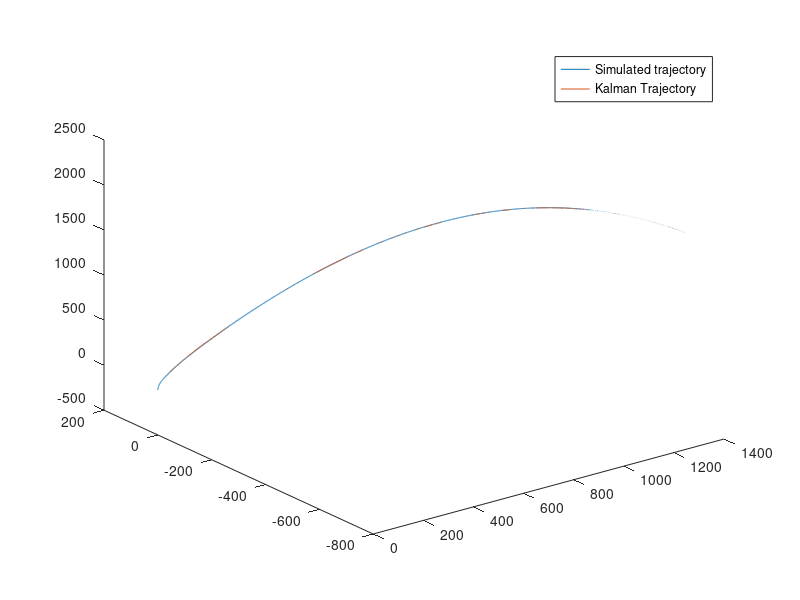

MATLAB code to generate this figure: (Note: this script raises an error after producing the figure.)
%% Post process MATLAB script for navigation code
clc,close all,clear all
%% Settings
calculate_cov_eul = 1; % set equals to zero to not calculate confidance interval of euler angles (takes a while)

%% 
%%read data
state_data = csvread('state_data.csv');
kalman_state_data = csvread('kalman_state_data.csv');

kalman_covariance_diagonal_data = csvread('kalman_covariance_diagonal.csv');
kalman_quat_covariance_data = csvread('kalman_quat_covariance_diagonal.csv');


%% plot trajectory
title("Simulation trajectory visualisation")

plot3(state_data(:,2),state_data(:,3),state_data(:,4))
hold on
plot3(kalman_state_data(:,2),kalman_state_data(:,3),kalman_state_data(:,4))
legend("Simulated trajectory","Kalman Trajectory")

%% error plots
% time vector
tt_kal = kalman_state_data(:,1);

% interpolate messages in a common time vector
interp_state_x = interp1(state_data(:,1),state_data(:,2),tt_kal);
interp_state_y = interp1(state_data(:,1),state_data(:,3),tt_kal);
interp_state_z = interp1(state_data(:,1),state_data(:,4),tt_kal);

interp_state_vel_x = interp1(state_data(:,1),state_data(:,5),tt_kal);
interp_state_vel_y = interp1(state_data(:,1),state_data(:,6),tt_kal);
interp_state_vel_z = interp1(state_data(:,1),state_data(:,7),tt_kal);

interp_state_mass = interp1(state_data(:,1),state_data(:,15),tt_kal);

% calculate errors
err_x = kalman_state_data(:,2)-interp_state_x;
err_y = kalman_state_data(:,3)-interp_state_y;
err_z = kalman_state_data(:,4)-interp_state_z;

err_vel_x = kalman_state_data(:,5)-interp_state_vel_x;
err_vel_y = kalman_state_data(:,6)-interp_state_vel_y;
err_vel_z = kalman_state_data(:,7)-interp_state_vel_z;

err_mass = kalman_state_data(:,15)-interp_state_mass;


%%  error Plot config
figure
tiledlayout(4,3)


Z_confidance = 2.576; % 99% interval

%% err_x
nexttile
hold on
plot(tt_kal,err_x);
plot(tt_kal,Z_confidance*sqrt(kalman_covariance_diagonal_data(:,2)));
plot(tt_kal,-Z_confidance*sqrt(kalman_covariance_diagonal_data(:,2)));
xlabel("time [s]")
ylabel("error [m]")
title("Kalman error in position x")

%% err_y
nexttile
hold on
plot(tt_kal,err_y);
title("Kalman error in position y")
plot(tt_kal,Z_confidance*sqrt(kalman_covariance_diagonal_data(:,3)));
plot(tt_kal,-Z_confidance*sqrt(kalman_covariance_diagonal_data(:,3)));
xlabel("time [s]")
ylabel("error [m]")


%% err_z
nexttile
hold on
title("Kalman error in position z")
plot(tt_kal,err_z);
plot(tt_kal,Z_confidance*sqrt(kalman_covariance_diagonal_data(:,4)));
plot(tt_kal,-Z_confidance*sqrt(kalman_covariance_diagonal_data(:,4)));
xlabel("time [s]")
ylabel("error [m]")

%% err_vel_x
nexttile
hold on
plot(tt_kal,err_vel_x);
title("Kalman error in velocity x (Inertial frame)")
plot(tt_kal,Z_confidance*sqrt(kalman_covariance_diagonal_data(:,5)));
plot(tt_kal,-Z_confidance*sqrt(kalman_covariance_diagonal_data(:,5)));
xlabel("time [s]")
ylabel("error [m/s]")

%% err_vel_y
nexttile
hold on
plot(tt_kal,err_vel_y);
title("Kalman error in velocity y (Inertial frame)")
plot(tt_kal,Z_confidance*sqrt(kalman_covariance_diagonal_data(:,6)));
plot(tt_kal,-Z_confidance*sqrt(kalman_covariance_diagonal_data(:,6)));
xlabel("time [s]")
ylabel("error [m/s]")

%% err_vel_z
nexttile
hold on
plot(tt_kal,err_vel_z);
plot(tt_kal,Z_confidance*sqrt(kalman_covariance_diagonal_data(:,7)));
plot(tt_kal,-Z_confidance*sqrt(kalman_covariance_diagonal_data(:,7)));
title("Kalman error in velocity z (Inertial frame)")
xlabel("time [s]")
ylabel("error [m/s]")

%% attitude

%get quaternion data from state
quat_kal = [kalman_state_data(:,11),kalman_state_data(:,8),kalman_state_data(:,9),kalman_state_data(:,10)]; % [qw,qx,qy,qz]

interp_qw = interp1(state_data(:,1),state_data(:,11),tt_kal);
interp_qx = interp1(state_data(:,1),state_data(:,8),tt_kal);
interp_qy = interp1(state_data(:,1),state_data(:,9),tt_kal);
interp_qz = interp1(state_data(:,1),state_data(:,10),tt_kal);
quat_sim = [interp_qw,interp_qx,interp_qy,interp_qz];% [qw,qx,qy,qz]

%
syms q0 q1 q2 q3
f = jacobian([atan(2*(q0*q3+q1*q2)/(1-2*(q2^2 + q3^2)));asin(2*(q0*q2-q3*q1));atan((2*(q0*q1+q2*q3))/(1-2*(q1^2+q2^2)))],[q0 q1 q2 q3]);

if calculate_cov_eul ==1
    for k = 1:size(kalman_quat_covariance_data(:,1),1)
        %P_quat(:,:,k) = [kalman_quat_covariance_data(k,17),kalman_quat_covariance_data(k,14),kalman_quat_covariance_data(k,15),kalman_quat_covariance_data(k,16);...
         %                 kalman_quat_covariance_data(k,5),kalman_quat_covariance_data(k,2),kalman_quat_covariance_data(k,3),kalman_quat_covariance_data(k,4);...
         %                 kalman_quat_covariance_data(k,9),kalman_quat_covariance_data(k,6),kalman_quat_covariance_data(k,7),kalman_quat_covariance_data(k,8);...
        %                 kalman_quat_covariance_data(k,13),kalman_quat_covariance_data(k,10),kalman_quat_covariance_data(k,11),kalman_quat_covariance_data(k,12)];
        P_quat(:,:,k) = diag([kalman_covariance_diagonal_data(k,11),kalman_covariance_diagonal_data(k,8),kalman_covariance_diagonal_data(k,9),kalman_covariance_diagonal_data(k,10)]);
        P_quat(:,:,k) = (P_quat(:,:,k) + P_quat(:,:,k)')/2;
        P_eul(:,:,k) = double(subs(f,[q0 q1 q2 q3],[kalman_state_data(k,11),kalman_state_data(k,8),kalman_state_data(k,9),kalman_state_data(k,10)])*P_quat(:,:,k)*(subs(f,[q0 q1 q2 q3],[kalman_state_data(k,11),kalman_state_data(k,8),kalman_state_data(k,9),kalman_state_data(k,10)])'));
   
        std_eul1(k) = sqrt(P_eul(1,1,k));
        std_eul2(k) = sqrt(P_eul(2,2,k));
        std_eul3(k) = sqrt(P_eul(3,3,k));
    end 
end




%subs(f,[q0 q1 q2 q3],[1 0 0 0]);


%transform to euler angles

eul_sim = quat2eul(quat_sim)*(180/pi);
eul_kal= quat2eul(quat_kal)*(180/pi);

err_eul = (eul_kal-eul_sim);

nexttile
hold on
plot(tt_kal,err_eul(:,1));
title("error in euler \alpha")
if calculate_cov_eul == 1
    plot(tt_kal,Z_confidance*std_eul1*(180/pi));
    plot(tt_kal,-Z_confidance*std_eul1*(180/pi));
end

xlabel("time [s]")
ylabel("error [deg]")

nexttile
hold on
plot(tt_kal,err_eul(:,2));
title("error in euler \beta")
if calculate_cov_eul == 1
    plot(tt_kal,Z_confidance*std_eul2*(180/pi));
    plot(tt_kal,-Z_confidance*std_eul2*(180/pi));
end

xlabel("time [s]")
ylabel("error [deg]")

nexttile
hold on
plot(tt_kal,err_eul(:,3));
title("error in euler \gamma")
xlabel("time [s]")
ylabel("error [deg]")
if calculate_cov_eul == 1
    plot(tt_kal,Z_confidance*std_eul3*(180/pi));
    plot(tt_kal,-Z_confidance*std_eul3*(180/pi));
end

%% err_mass
nexttile
hold on
plot(tt_kal,err_mass);
plot(tt_kal,Z_confidance*sqrt(kalman_covariance_diagonal_data(:,15)));
plot(tt_kal,-Z_confidance*sqrt(kalman_covariance_diagonal_data(:,15)));
title("Kalman error in mass")
xlabel("time [s]")
ylabel("error [Kg]")

%% Plots
figure
title("Euler angles (ZYX) in degrees")
hold on
plot(tt_kal,eul_sim(:,1));
plot(tt_kal,eul_sim(:,2));
plot(tt_kal,eul_sim(:,3));
plot(tt_kal,eul_kal(:,1));
plot(tt_kal,eul_kal(:,2));
plot(tt_kal,eul_kal(:,3));
legend("\alpha_{sim}","\beta_{sim}","\gamma_{sim}","\alpha_{kal}","\beta_{kal}","\gamma_{kal}")
